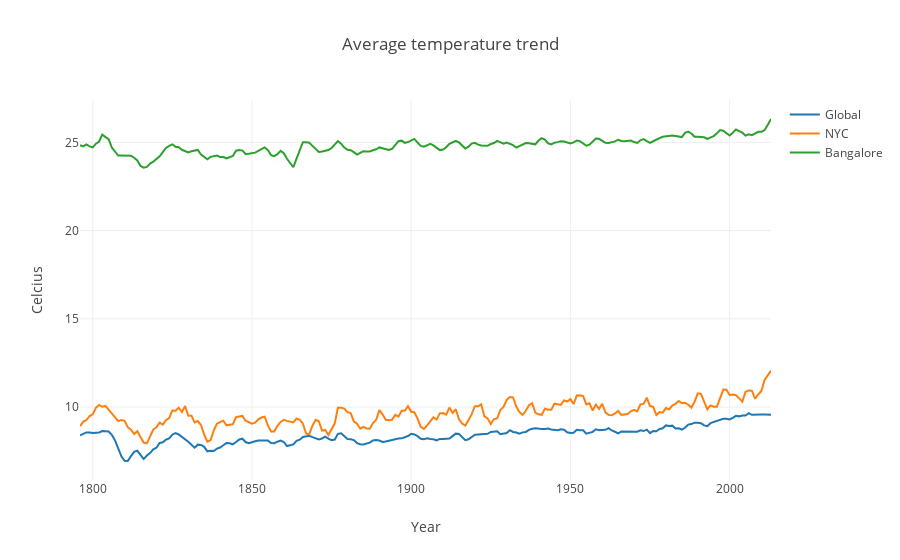

Write notebook code for a chart like this one.
### Code cell
py.iplot({'data': [{'x': merged.index, 
                    'y': merged[col], 
                    'name': col
                   } for col in merged.columns],
          'layout': Layout(title='Average temperature trend',
                           xaxis=dict(title='Year'),
                           yaxis=dict(title='Celcius'))
         }, filename='average-temperature-trend')

### Figure 1 — Plotly figure (JSON) as saved in the notebook; plotly's stock layout.template omitted (floating-point values rounded to 4 significant figures; data arrays with more than 128 entries replaced by an {"elided": "..."} marker saying what was removed)
{"data": [{"name": "Global", "x": {"elided": "218 int values"}, "y": {"elided": "218 float values"}}, {"name": "NYC", "x": {"elided": "218 int values"}, "y": {"elided": "218 float values"}}, {"name": "Bangalore", "x": {"elided": "218 int values"}, "y": {"elided": "218 float values"}}], "layout": {"title": "Average temperature trend", "xaxis": {"title": "Year"}, "yaxis": {"title": "Celcius"}}}
